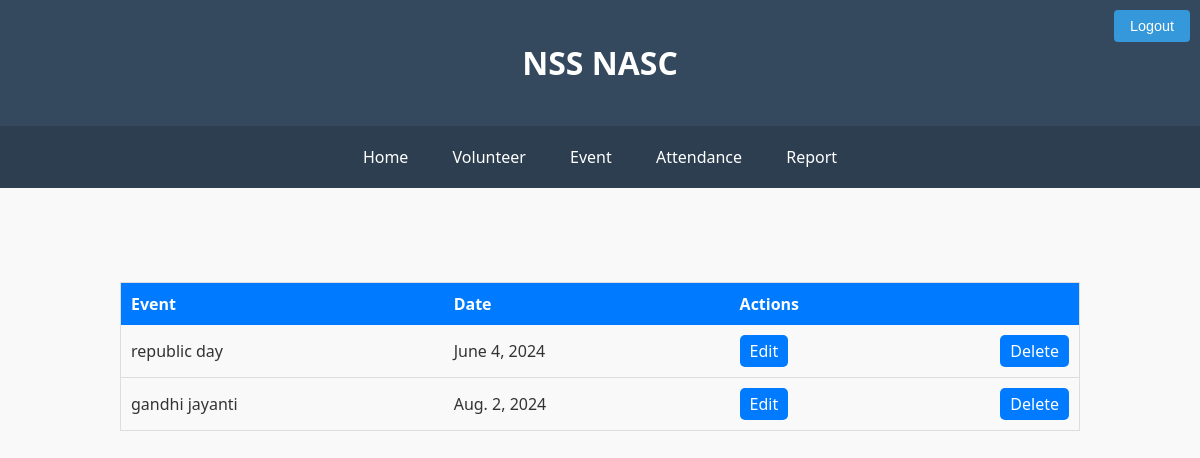
The page /view_event (signed in) on the database its author committed.
### nss/models.py (models this page shows, shortened)
class Event(models.Model):
    event_id=models.AutoField(primary_key=True)
    event_name=models.CharField(max_length=60)
    date=models.DateField()

### nss/views.py (the view)
# urls.py: path('view_event',views.view_event,name='view_event'),
@login_required()
def view_event(request):
    event={
        'eve':Event.objects.all()
    }
    return render(request,'nss/view_event.html',event)

### nss/context_processors.py (called while the page is built)
def group_processor(request):
    if request.user.is_authenticated:
        is_po_group = request.user.groups.filter(name='po').exists()
        is_vs_group = request.user.groups.filter(name='vs').exists()  # Adjust as needed
    else:
        is_po_group = False
        is_vs_group = False
    return {
        'is_po_group': is_po_group,
        'is_vs_group': is_vs_group,
    }

### nss/templates/nss/view_event.html (shortened to what this page needs)
{% extends 'nss/base.html'%}
{% load static %}
{% block content %}
<head>
    <link rel="stylesheet" href="{% static '/css/view_volunteer.css'%}">
</head>
<table class="table-container">
    <tr>
        <th>Event</th>
        <th>Date</th>
        <th>Actions</th>
    </tr>
    {% for i in eve %}
    <tr>
    <td>{{i.event_name}}</td>
    <td>{{i.date}}</td>
    <td>
        <div class="button-container">
            <a class="button" href="{% url 'edit_event' i.event_id %}">Edit</a>
            <a class="button" href="{% url 'delete_event' i.event_id %} ">Delete</a>
        </div>
    </td>
    </tr>
    {% endfor%}
</table>
{% endblock %}

### static/css/base.css (style rules this page uses)
body { background-color: #f9f9f9; color: #333; font-family: 'Segoe UI', Tahoma, Geneva, Verdana, sans-serif; margin: 0; padding: 0; }

### static/css/view_volunteer.css (style rules this page uses)
.table-container { width: 80%; margin: 50px auto; border: 1px solid #ddd; border-radius: 10px; overflow-x: auto; }
table { width: 100%; border-collapse: collapse; }
th, td { padding: 10px; text-align: left; }
th { background-color: #007bff; color: #fff; }
td { border-bottom: 1px solid #ddd; }
a { color: white; text-decoration: underline; }
.button-container { display: flex; justify-content: space-between; }
.button { padding: 5px 10px; background-color: #007bff; color: white; text-decoration: none; border-radius: 5px; }

### rows shown on the page
Event: event_name "republic day", date "June 4, 2024"
Event: event_name "gandhi jayanti", date "Aug. 2, 2024"
